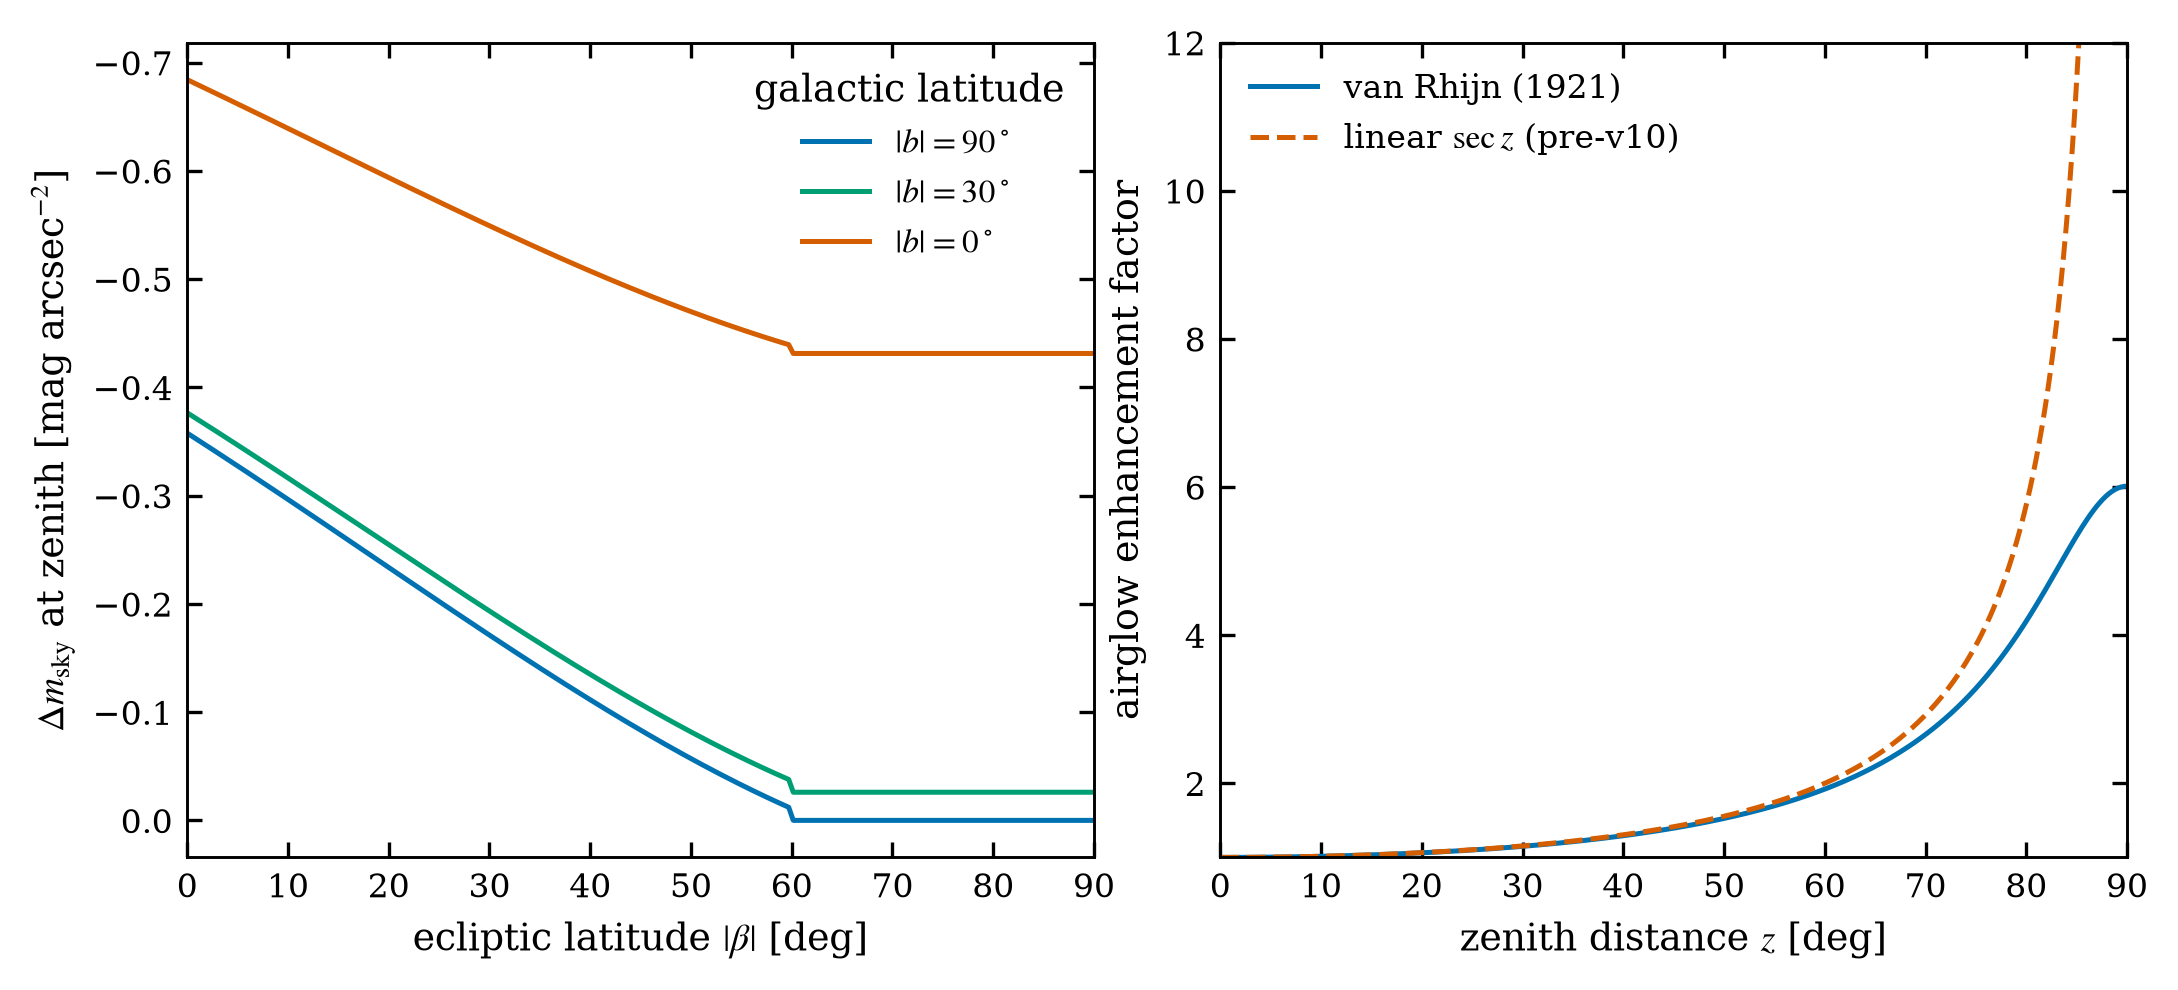

Source code (Python):
#!/usr/bin/env python3
"""Position dependence of the dark sky and the van Rhijn airglow law."""

import numpy as np
import matplotlib.pyplot as plt

from figstyle import COLORS, DOUBLE, save
from sky_brightness import dark_sky_position_correction_mag, van_rhijn_factor


def main():
    beta = np.linspace(0.0, 90.0, 200)
    fig, (ax1, ax2) = plt.subplots(1, 2, figsize=DOUBLE)

    for b_gal, color in ((90.0, COLORS["blue"]), (30.0, COLORS["green"]), (0.0, COLORS["red"])):
        dm = [dark_sky_position_correction_mag(0.0, bb, b_gal) for bb in beta]
        ax1.plot(beta, dm, color=color, label=fr"$|b| = {b_gal:.0f}^\circ$")
    ax1.set_xlabel(r"ecliptic latitude $|\beta|$ [deg]")
    ax1.set_ylabel(r"$\Delta m_{\rm sky}$ at zenith [mag arcsec$^{-2}$]")
    ax1.invert_yaxis()
    ax1.set_xlim(0, 90)
    ax1.legend(title="galactic latitude")

    z = np.linspace(0.0, 90.0, 300)
    ax2.plot(z, van_rhijn_factor(z), color=COLORS["blue"], label="van Rhijn (1921)")
    ax2.plot(z, np.minimum(1.0 / np.cos(np.radians(np.clip(z, 0, 89.0))), 40), color=COLORS["red"],
             linestyle="--", label=r"linear $\sec z$ (pre-v10)")
    ax2.set_xlabel(r"zenith distance $z$ [deg]")
    ax2.set_ylabel("airglow enhancement factor")
    ax2.set_xlim(0, 90)
    ax2.set_ylim(1, 12)
    ax2.legend(loc="upper left")
    save(fig, "fig_04_sky_position")


if __name__ == "__main__":
    main()
